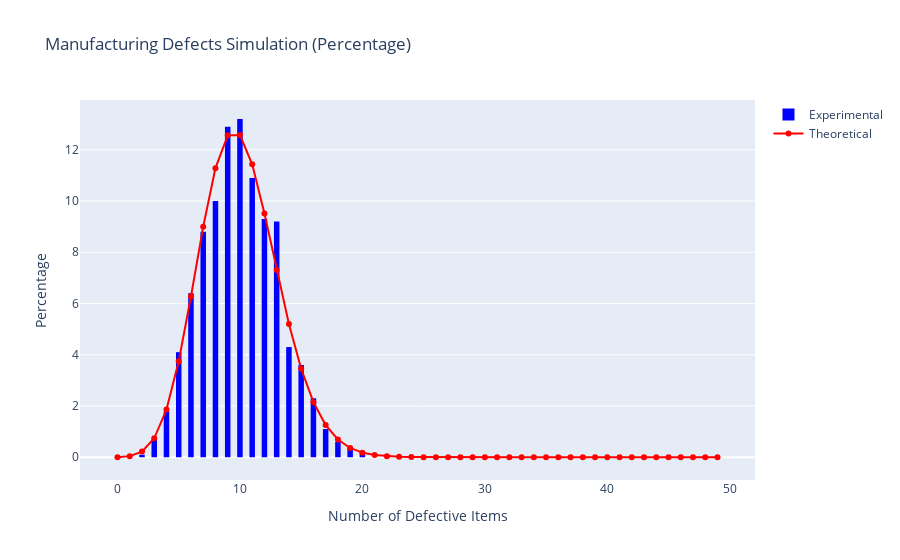

Source (notebook cell):
### Code cell
# Plotting for the Quality Control
fig = go.Figure()
fig.add_trace(go.Histogram(
    x=defects,
    nbinsx=50,
    name='Experimental',
    marker_color='blue',
    histnorm='percent'
))
fig.add_trace(go.Scatter(
    x=k_values_defects,
    y=theoretical_pmf_defects,
    mode='markers+lines',
    name='Theoretical',
    marker_color='red'
))
fig.update_layout(
    title="Manufacturing Defects Simulation (Percentage)",
    xaxis_title="Number of Defective Items",
    yaxis_title="Percentage",
    bargap=0.1
)
fig.show()

### Figure 1 — Plotly figure (JSON) as saved in the notebook; plotly's stock layout.template omitted (floating-point values rounded to 4 significant figures; data arrays with more than 128 entries replaced by an {"elided": "..."} marker saying what was removed)
{"data": [{"histnorm": "percent", "marker": {"color": "blue"}, "name": "Experimental", "nbinsx": 50, "type": "histogram", "x": {"elided": "1000 int values"}}, {"marker": {"color": "red"}, "mode": "markers+lines", "name": "Theoretical", "type": "scatter", "x": [0, 1, 2, 3, 4, 5, 6, 7, 8, 9, 10, 11, 12, 13, 14, 15, 16, 17, 18, 19, 20, 21, 22, 23, 24, 25, 26, 27, 28, 29, 30, 31, 32, 33, 34, 35, 36, 37, 38, 39, 40, 41, 42, 43, 44, 45, 46, 47, 48, 49], "y": [0.004317, 0.04361, 0.22, 0.7393, 1.861, 3.745, 6.274, 8.999, 11.28, 12.56, 12.57, 11.43, 9.516, 7.305, 5.202, 3.454, 2.148, 1.256, 0.6928, 0.3617, 0.1792, 0.08447, 0.03797, 0.01631, 0.006705, 0.002644, 0.001002, 0.000365, 0.0001281, 4.337e-05, 1.418e-05, 4.482e-06, 1.371e-06, 4.062e-07, 1.167e-07, 3.253e-08, 8.808e-09, 2.318e-09, 5.934e-10, 1.478e-10, 3.588e-11, 8.486e-12, 1.957e-12, 4.404e-13, 9.676e-14, 2.076e-14, 4.354e-15, 8.928e-16, 1.79e-16, 3.514e-17]}], "layout": {"bargap": 0.1, "title": {"text": "Manufacturing Defects Simulation (Percentage)"}, "xaxis": {"title": {"text": "Number of Defective Items"}}, "yaxis": {"title": {"text": "Percentage"}}}}
